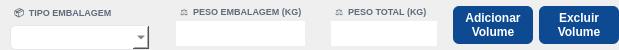
            <widget class="QWidget" name="widget_40" native="true">
             <property name="minimumSize">
              <size>
               <width>0</width>
               <height>50</height>
              </size>
             </property>
             <property name="maximumSize">
              <size>
               <width>16777215</width>
               <height>50</height>
              </size>
             </property>
             <layout class="QHBoxLayout" name="horizontalLayout_35">
              <property name="leftMargin">
               <number>0</number>
              </property>
              <property name="topMargin">
               <number>0</number>
              </property>
              <property name="rightMargin">
               <number>0</number>
              </property>
              <property name="bottomMargin">
               <number>0</number>
              </property>
              <item>
               <widget class="QWidget" name="widget_13" native="true">
                <property name="minimumSize">
                 <size>
                  <width>160</width>
                  <height>0</height>
                 </size>
                </property>
                <property name="maximumSize">
                 <size>
                  <width>160</width>
                  <height>16777215</height>
                 </size>
                </property>
                <property name="styleSheet">
                 <string notr="true"/>
                </property>
                <layout class="QVBoxLayout" name="verticalLayout_49">
                 <property name="spacing">
                  <number>3</number>
                 </property>
                 <property name="leftMargin">
                  <number>10</number>
                 </property>
                 <property name="topMargin">
                  <number>6</number>
                 </property>
                 <property name="rightMargin">
                  <number>10</number>
                 </property>
                 <property name="bottomMargin">
                  <number>6</number>
                 </property>
                 <item>
                  <widget class="QLabel" name="label_75">
                   <property name="minimumSize">
                    <size>
                     <width>0</width>
                     <height>0</height>
                    </size>
                   </property>
                   <property name="maximumSize">
                    <size>
                     <width>16777215</width>
                     <height>16777215</height>
                    </size>
                   </property>
                   <property name="font">
                    <font>
                     <pointsize>-1</pointsize>
                     <weight>75</weight>
                     <bold>true</bold>
                    </font>
                   </property>
                   <property name="styleSheet">
                    <string notr="true">border: none;
background: transparent;
color: #5f6b7a;
font-size: 9px;
font-weight: bold;
padding-left: 2px;</string>
                   </property>
                   <property name="text">
                    <string>📦  TIPO EMBALAGEM</string>
                   </property>
                   <property name="alignment">
                    <set>Qt::AlignLeading|Qt::AlignLeft|Qt::AlignVCenter</set>
                   </property>
                  </widget>
                 </item>
                 <item>
                  <widget class="QComboBox" name="combo_Tipo_Emb_Log">
                   <property name="sizePolicy">
                    <sizepolicy hsizetype="Preferred" vsizetype="Preferred">
                     <horstretch>0</horstretch>
                     <verstretch>0</verstretch>
                    </sizepolicy>
                   </property>
                   <property name="minimumSize">
                    <size>
                     <width>0</width>
                     <height>25</height>
                    </size>
                   </property>
                   <property name="maximumSize">
                    <size>
                     <width>16777215</width>
                     <height>25</height>
                    </size>
                   </property>
                   <property name="font">
                    <font>
                     <pointsize>-1</pointsize>
                    </font>
                   </property>
                   <property name="styleSheet">
                    <string notr="true">#combo_Tipo_Emb_Log {
    border: 1px solid #e5e7eb;
    border-radius: 6px;
    padding-left: 10px;
    background: white;
    font-size: 11px;
    color: #374151;
}</string>
                   </property>
                  </widget>
                 </item>
                </layout>
               </widget>
              </item>
              <item>
               <widget class="QWidget" name="widget_45" native="true">
                <property name="styleSheet">
                 <string notr="true"/>
                </property>
                <layout class="QVBoxLayout" name="verticalLayout_55">
                 <property name="spacing">
                  <number>3</number>
                 </property>
                 <property name="leftMargin">
                  <number>10</number>
                 </property>
                 <property name="topMargin">
                  <number>6</number>
                 </property>
                 <property name="rightMargin">
                  <number>10</number>
                 </property>
                 <property name="bottomMargin">
                  <number>6</number>
                 </property>
                 <item>
                  <widget class="QLabel" name="label_82">
                   <property name="minimumSize">
                    <size>
                     <width>0</width>
                     <height>0</height>
                    </size>
                   </property>
                   <property name="maximumSize">
                    <size>
                     <width>16777215</width>
                     <height>16777215</height>
                    </size>
                   </property>
                   <property name="font">
                    <font>
                     <pointsize>-1</pointsize>
                     <weight>75</weight>
                     <bold>true</bold>
                    </font>
                   </property>
                   <property name="styleSheet">
                    <string notr="true">border: none;
background: transparent;
color: #5f6b7a;
font-size: 9px;
font-weight: bold;
padding-left: 2px;</string>
                   </property>
                   <property name="text">
                    <string>⚖️  PESO EMBALAGEM (KG)</string>
                   </property>
                   <property name="alignment">
                    <set>Qt::AlignLeading|Qt::AlignLeft|Qt::AlignVCenter</set>
                   </property>
                  </widget>
                 </item>
                 <item>
                  <widget class="QLineEdit" name="line_Peso_Emb_Log">
                   <property name="sizePolicy">
                    <sizepolicy hsizetype="Preferred" vsizetype="Preferred">
                     <horstretch>0</horstretch>
                     <verstretch>0</verstretch>
                    </sizepolicy>
                   </property>
                   <property name="minimumSize">
                    <size>
                     <width>0</width>
                     <height>25</height>
                    </size>
                   </property>
                   <property name="maximumSize">
                    <size>
                     <width>16777215</width>
                     <height>25</height>
                    </size>
                   </property>
                   <property name="font">
                    <font>
                     <pointsize>9</pointsize>
                     <weight>50</weight>
                     <bold>false</bold>
                    </font>
                   </property>
                   <property name="styleSheet">
                    <string notr="true">color: #374151;
border: none;
background: white;</string>
                   </property>
                   <property name="inputMask">
                    <string/>
                   </property>
                   <property name="text">
                    <string/>
                   </property>
                   <property name="frame">
                    <bool>true</bool>
                   </property>
                   <property name="echoMode">
                    <enum>QLineEdit::Normal</enum>
                   </property>
                   <property name="alignment">
                    <set>Qt::AlignCenter</set>
                   </property>
                   <property name="dragEnabled">
                    <bool>false</bool>
                   </property>
                   <property name="readOnly">
                    <bool>false</bool>
                   </property>
                   <property name="placeholderText">
                    <string/>
                   </property>
                  </widget>
                 </item>
                </layout>
               </widget>
              </item>
              <item>
               <widget class="QWidget" name="widget_60" native="true">
                <property name="styleSheet">
                 <string notr="true"/>
                </property>
                <layout class="QVBoxLayout" name="verticalLayout_57">
                 <property name="spacing">
                  <number>3</number>
                 </property>
                 <property name="leftMargin">
                  <number>10</number>
                 </property>
                 <property name="topMargin">
                  <number>6</number>
                 </property>
                 <property name="rightMargin">
                  <number>10</number>
                 </property>
                 <property name="bottomMargin">
                  <number>6</number>
                 </property>
                 <item>
                  <widget class="QLabel" name="label_87">
                   <property name="minimumSize">
                    <size>
                     <width>0</width>
                     <height>0</height>
                    </size>
                   </property>
                   <property name="maximumSize">
                    <size>
                     <width>16777215</width>
                     <height>16777215</height>
                    </size>
                   </property>
                   <property name="font">
                    <font>
                     <pointsize>-1</pointsize>
                     <weight>75</weight>
                     <bold>true</bold>
                    </font>
                   </property>
                   <property name="styleSheet">
                    <string notr="true">border: none;
background: transparent;
color: #5f6b7a;
font-size: 9px;
font-weight: bold;
padding-left: 2px;</string>
                   </property>
                   <property name="text">
                    <string>⚖️  PESO TOTAL (KG)</string>
                   </property>
                   <property name="alignment">
                    <set>Qt::AlignLeading|Qt::AlignLeft|Qt::AlignVCenter</set>
                   </property>
                  </widget>
                 </item>
                 <item>
                  <widget class="QLineEdit" name="line_Peso_Total_Log">
                   <property name="sizePolicy">
                    <sizepolicy hsizetype="Preferred" vsizetype="Preferred">
                     <horstretch>0</horstretch>
                     <verstretch>0</verstretch>
                    </sizepolicy>
                   </property>
                   <property name="minimumSize">
                    <size>
                     <width>0</width>
                     <height>25</height>
                    </size>
                   </property>
                   <property name="maximumSize">
                    <size>
                     <width>16777215</width>
                     <height>25</height>
                    </size>
                   </property>
                   <property name="font">
                    <font>
                     <pointsize>9</pointsize>
                     <weight>50</weight>
                     <bold>false</bold>
                    </font>
                   </property>
                   <property name="styleSheet">
                    <string notr="true">color: #374151;
border: none;
background: white;</string>
                   </property>
                   <property name="inputMask">
                    <string/>
                   </property>
                   <property name="text">
                    <string/>
                   </property>
                   <property name="frame">
                    <bool>true</bool>
                   </property>
                   <property name="echoMode">
                    <enum>QLineEdit::Normal</enum>
                   </property>
                   <property name="alignment">
                    <set>Qt::AlignCenter</set>
                   </property>
                   <property name="dragEnabled">
                    <bool>false</bool>
                   </property>
                   <property name="readOnly">
                    <bool>false</bool>
                   </property>
                   <property name="placeholderText">
                    <string/>
                   </property>
                  </widget>
                 </item>
                </layout>
               </widget>
              </item>
              <item>
               <widget class="QPushButton" name="btn_Add_Vol_Log">
                <property name="sizePolicy">
                 <sizepolicy hsizetype="Preferred" vsizetype="Preferred">
                  <horstretch>0</horstretch>
                  <verstretch>0</verstretch>
                 </sizepolicy>
                </property>
                <property name="minimumSize">
                 <size>
                  <width>80</width>
                  <height>34</height>
                 </size>
                </property>
                <property name="maximumSize">
                 <size>
                  <width>80</width>
                  <height>38</height>
                 </size>
                </property>
                <property name="font">
                 <font>
                  <pointsize>9</pointsize>
                  <weight>75</weight>
                  <bold>true</bold>
                 </font>
                </property>
                <property name="cursor">
                 <cursorShape>PointingHandCursor</cursorShape>
                </property>
                <property name="styleSheet">
                 <string notr="true">QPushButton {
    background-color: #0d4a92;
    color: white;
    border: none;
    border-radius: 6px;
    min-height: 34px;
    padding: 0 5px;
    font-size: 9pt;
font-weight: bold;
}

QPushButton:hover {
    background-color: #1557a6;
}

QPushButton:pressed {
    background-color: #0a3b75;
}</string>
                </property>
                <property name="text">
                 <string>Adicionar
Volume</string>
                </property>
               </widget>
              </item>
              <item>
               <widget class="QPushButton" name="btn_Excluir_Vol_Log">
                <property name="sizePolicy">
                 <sizepolicy hsizetype="Preferred" vsizetype="Preferred">
                  <horstretch>0</horstretch>
                  <verstretch>0</verstretch>
                 </sizepolicy>
                </property>
                <property name="minimumSize">
                 <size>
                  <width>80</width>
                  <height>34</height>
                 </size>
                </property>
                <property name="maximumSize">
                 <size>
                  <width>80</width>
                  <height>38</height>
                 </size>
                </property>
                <property name="font">
                 <font>
                  <pointsize>9</pointsize>
                  <weight>75</weight>
                  <bold>true</bold>
                 </font>
                </property>
                <property name="cursor">
                 <cursorShape>PointingHandCursor</cursorShape>
                </property>
                <property name="styleSheet">
                 <string notr="true">QPushButton {
    background-color: #0d4a92;
    color: white;
    border: none;
    border-radius: 6px;
    min-height: 34px;
    padding: 0 5px;
    font-size: 9pt;
font-weight: bold;
}

QPushButton:hover {
    background-color: #1557a6;
}

QPushButton:pressed {
    background-color: #0a3b75;
}</string>
                </property>
                <property name="text">
                 <string>Excluir
Volume</string>
                </property>
               </widget>
              </item>
             </layout>
            </widget>
